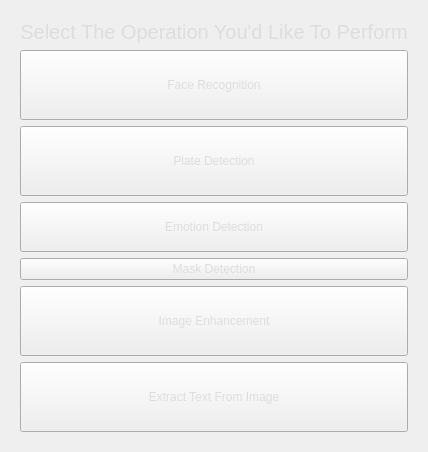
                     <widget class="QWidget" name="homePage">
                      <property name="styleSheet">
                       <string notr="true">	color: rgb(221, 221, 221);</string>
                      </property>
                      <layout class="QVBoxLayout" name="verticalLayout_16">
                       <item>
                        <widget class="QWidget" name="widget" native="true">
                         <layout class="QVBoxLayout" name="verticalLayout">
                          <item>
                           <widget class="QLabel" name="label">
                            <property name="styleSheet">
                             <string notr="true">font-size:20px;</string>
                            </property>
                            <property name="text">
                             <string>Select The Operation You'd Like To Perform</string>
                            </property>
                            <property name="alignment">
                             <set>Qt::AlignCenter</set>
                            </property>
                           </widget>
                          </item>
                          <item>
                           <widget class="QPushButton" name="pushButton_3">
                            <property name="sizePolicy">
                             <sizepolicy hsizetype="Expanding" vsizetype="Fixed">
                              <horstretch>0</horstretch>
                              <verstretch>0</verstretch>
                             </sizepolicy>
                            </property>
                            <property name="minimumSize">
                             <size>
                              <width>0</width>
                              <height>70</height>
                             </size>
                            </property>
                            <property name="maximumSize">
                             <size>
                              <width>16777215</width>
                              <height>16777215</height>
                             </size>
                            </property>
                            <property name="text">
                             <string>Face Recognition</string>
                            </property>
                           </widget>
                          </item>
                          <item>
                           <widget class="QPushButton" name="pushButton_2">
                            <property name="minimumSize">
                             <size>
                              <width>0</width>
                              <height>70</height>
                             </size>
                            </property>
                            <property name="maximumSize">
                             <size>
                              <width>16777215</width>
                              <height>70</height>
                             </size>
                            </property>
                            <property name="text">
                             <string>Plate Detection</string>
                            </property>
                           </widget>
                          </item>
                          <item>
                           <widget class="QPushButton" name="pushButton_4">
                            <property name="sizePolicy">
                             <sizepolicy hsizetype="Expanding" vsizetype="Fixed">
                              <horstretch>0</horstretch>
                              <verstretch>0</verstretch>
                             </sizepolicy>
                            </property>
                            <property name="minimumSize">
                             <size>
                              <width>0</width>
                              <height>50</height>
                             </size>
                            </property>
                            <property name="maximumSize">
                             <size>
                              <width>4342423</width>
                              <height>70</height>
                             </size>
                            </property>
                            <property name="text">
                             <string>Emotion Detection</string>
                            </property>
                           </widget>
                          </item>
                          <item>
                           <widget class="QPushButton" name="pushButton">
                            <property name="maximumSize">
                             <size>
                              <width>432434</width>
                              <height>70</height>
                             </size>
                            </property>
                            <property name="text">
                             <string>Mask Detection</string>
                            </property>
                           </widget>
                          </item>
                          <item>
                           <widget class="QPushButton" name="pushButton_13">
                            <property name="minimumSize">
                             <size>
                              <width>0</width>
                              <height>70</height>
                             </size>
                            </property>
                            <property name="text">
                             <string>Image Enhancement</string>
                            </property>
                           </widget>
                          </item>
                          <item>
                           <widget class="QPushButton" name="pushButton_14">
                            <property name="minimumSize">
                             <size>
                              <width>0</width>
                              <height>70</height>
                             </size>
                            </property>
                            <property name="text">
                             <string>Extract Text From Image</string>
                            </property>
                           </widget>
                          </item>
                         </layout>
                        </widget>
                       </item>
                      </layout>
                     </widget>
